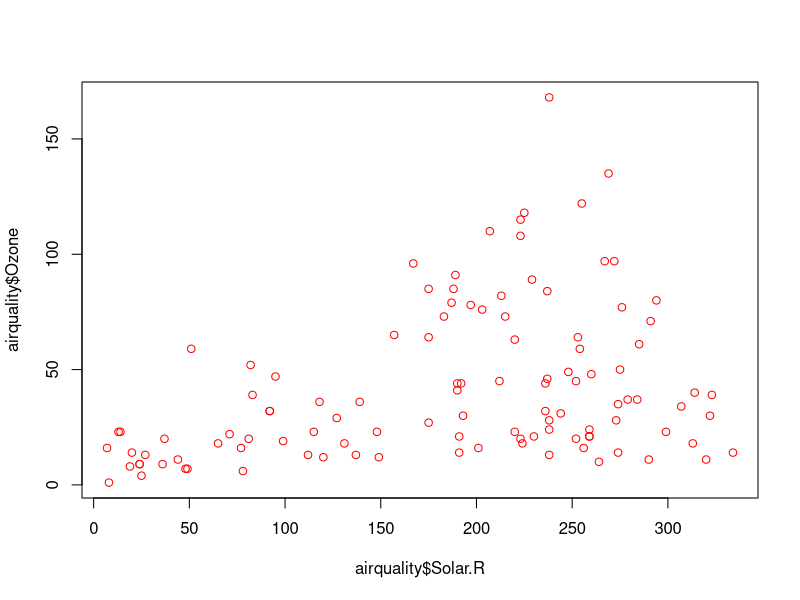
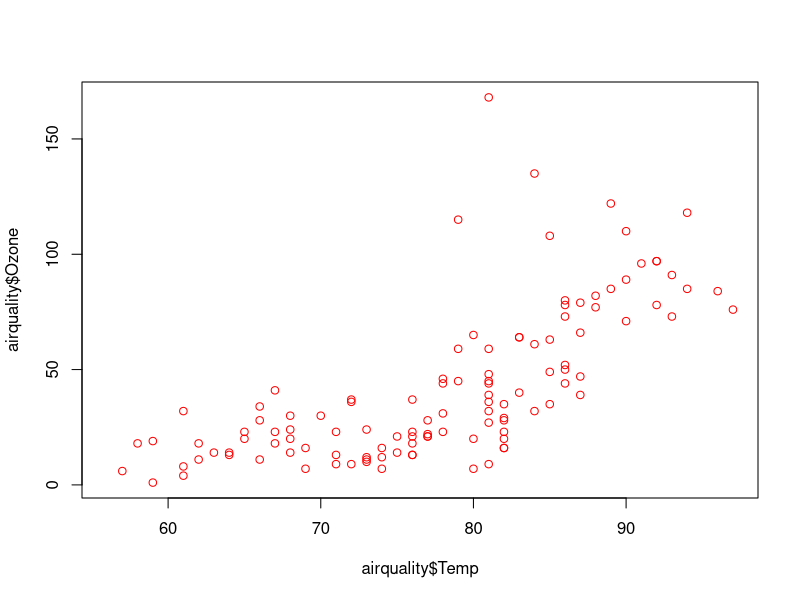
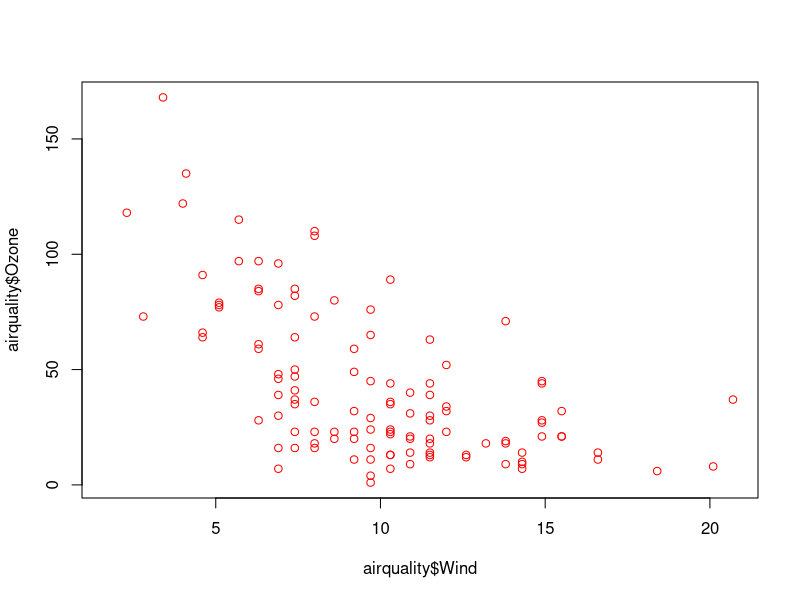
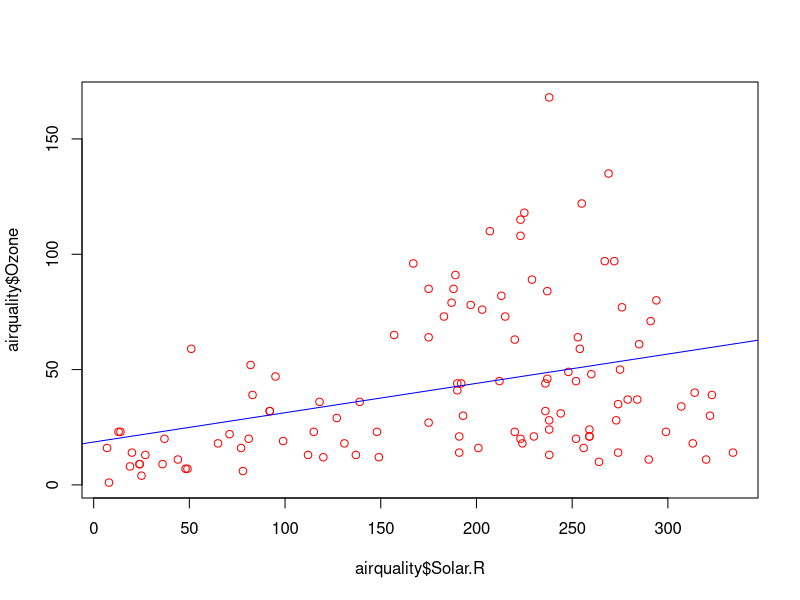
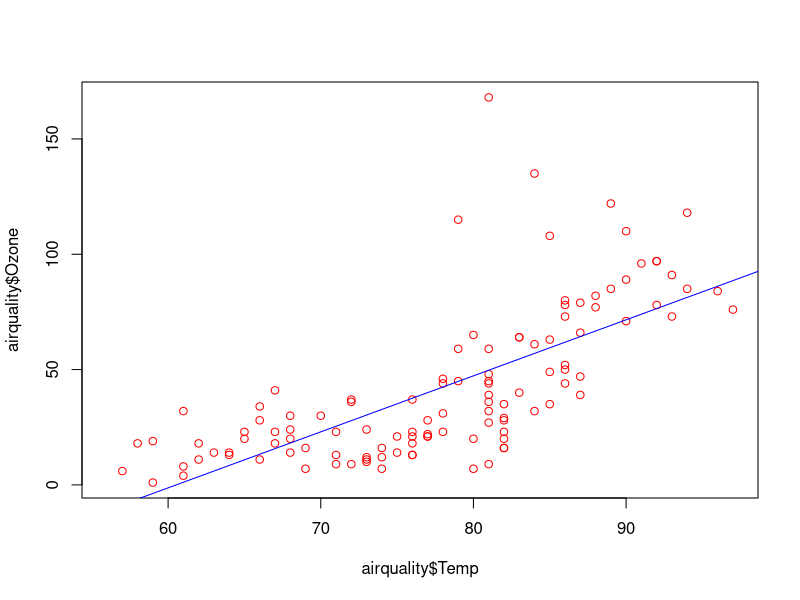
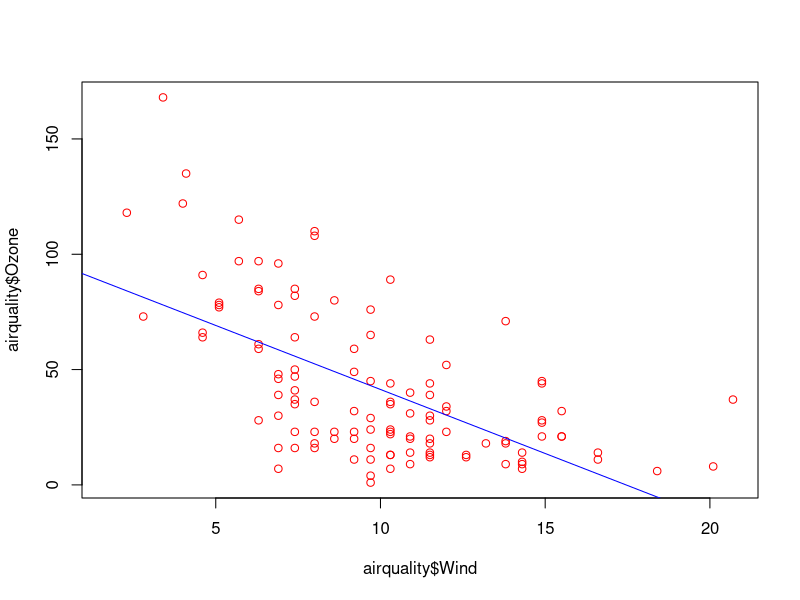

These charts were generated, in order, by the following R code:
require("datasets")
data("airquality")
head(airquality)

par(nfrow = c(1, 3))
plot(airquality$Solar.R, airquality$Ozone, col = "red")
plot(airquality$Temp, airquality$Ozone, col = "red")
plot(airquality$Wind, airquality$Ozone, col = "red")

lmSolar = lm(airquality$Ozone ~ airquality$Solar.R)
lmSolar

lmTemp = lm(airquality$Ozone ~ airquality$Temp)
lmTemp

lmWind = lm(airquality$Ozone ~ airquality$Wind)
lmWind


par(nfrow = c(1, 3))
plot(airquality$Solar.R, airquality$Ozone, col = "red")
abline(lmSolar, col = "blue")
plot(airquality$Temp, airquality$Ozone, col = "red")
abline(lmTemp, col = "blue")
plot(airquality$Wind, airquality$Ozone, col = "red")
abline(lmWind, col = "blue")

summary(lmSolar)
summary(lmTemp)
summary(lmWind)

lmAll = lm(Ozone~Solar.R + Wind + Temp, data = airquality)
lmAll
summary(lmAll)

lmTempWind = lm(Ozone~Wind + Temp, data = airquality)
lmTempWind
summary(lmTempWind)

anova(lmAll)